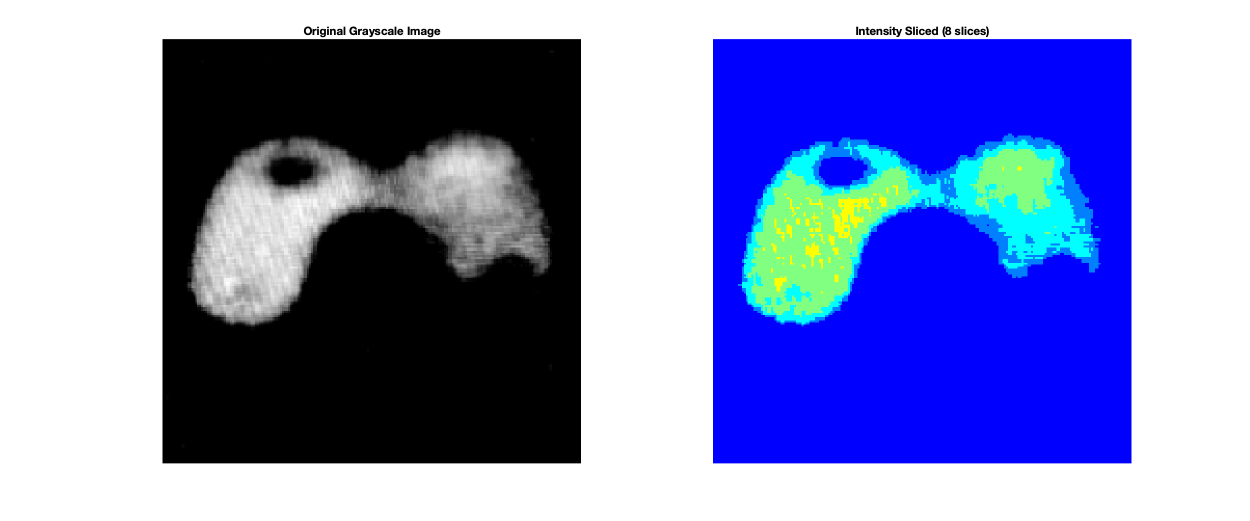
%> input picture Digital Image Processing/Class6/Figure/picker_phantom_comparison.png, 2500 x 1042 px, given in place of Fig0637(a)(caster_stand_original).tif, which was not available (shown at 1/2 size)
$ octave Project4.m   (GNU Octave 9; MATLAB toolbox functions it lacks are replaced by stand-ins)
%> lines starting %> are read from the running program, lines starting %| are printed output that depends on the picture; pictures that were not available may be replaced by others from this repository, and a replacement may not be noted
% 设置输入、输出路径
imgFile = '/Users/youngbean/Documents/Github/Misc-Projects/Digital Image Processing/Class6/IMAGES/Fig0637(a)(caster_stand_original).tif';
outputFolder = '/Users/youngbean/Documents/Github/Misc-Projects/Digital Image Processing/Class6/Figure';


% 读入图像并转 double [0,1]
I_rgb = imread(imgFile);
%> I_rgb is the input picture: size 1042x2500x3 uint8; mean R, G, B 128.4, 137.4, 190.6
I_rgb = im2double(I_rgb);
%> I_rgb: size 1042x2500x3 double

% 转到 HSV，获取 H/S/V
I_hsv = rgb2hsv(I_rgb);
%> I_hsv: size 1042x2500x3 double; mean H, S, V 0.169, 0.261, 0.762
H = I_hsv(:,:,1);
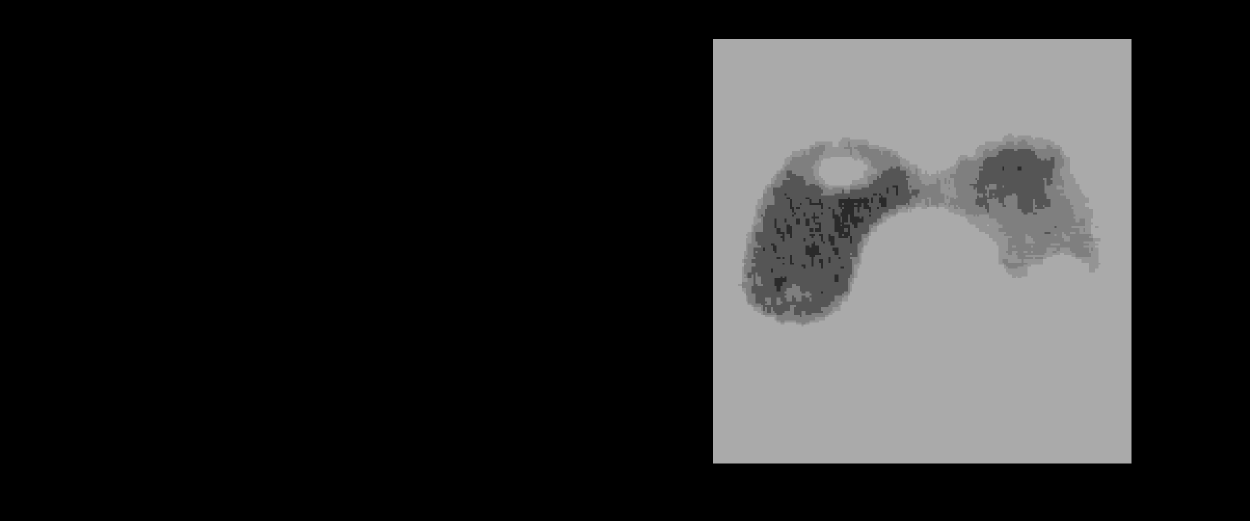
%> H: size 1042x2500 double (shown at 1/2 size); min 0, max 0.667, mean 0.169
S = I_hsv(:,:,2);
V = I_hsv(:,:,3);
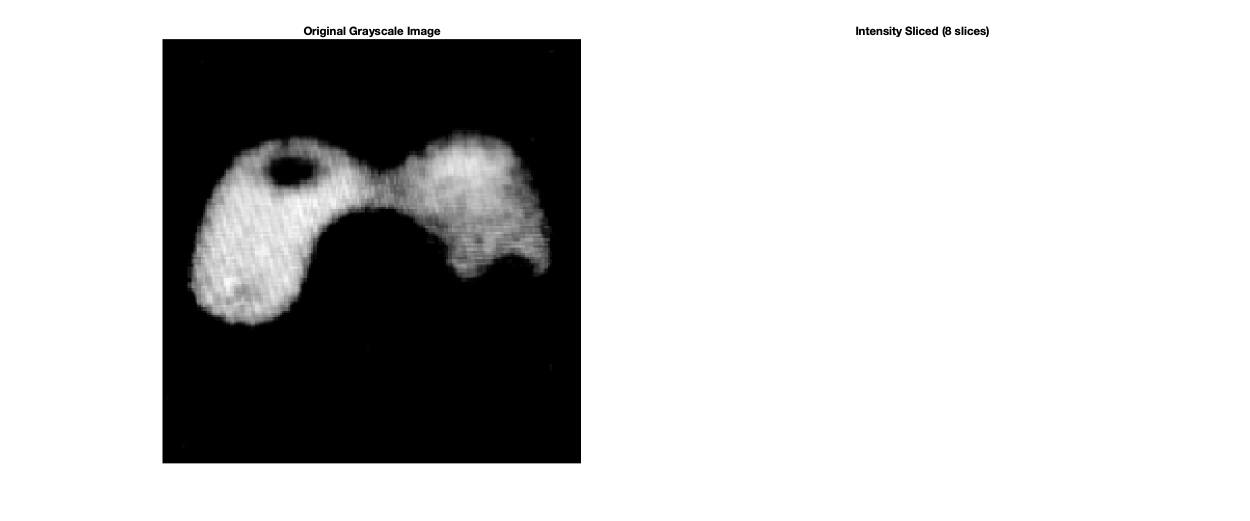
%> V: size 1042x2500 double (shown at 1/2 size); min 0, max 1, mean 0.762

% (a) 显示 原图 V 分量直方图
fig_a = figure('Name','(a) Original Intensity (Value) Histogram','Position',[50,200,1200,400]);
subplot(1,2,1);
imshow(I_rgb);
title('Original RGB Image');

subplot(1,2,2);
imhist(V);
title('Histogram of Original Intensity (V)');

% 保存 (a)
saveas(fig_a, fullfile(outputFolder, 'Fig_a_Original.png'));
close(fig_a);

% (b) 对 V 分量做直方图均衡化，不改 H 和 S
V_eq = histeq(V);  % 对亮度分量做直方图均衡化
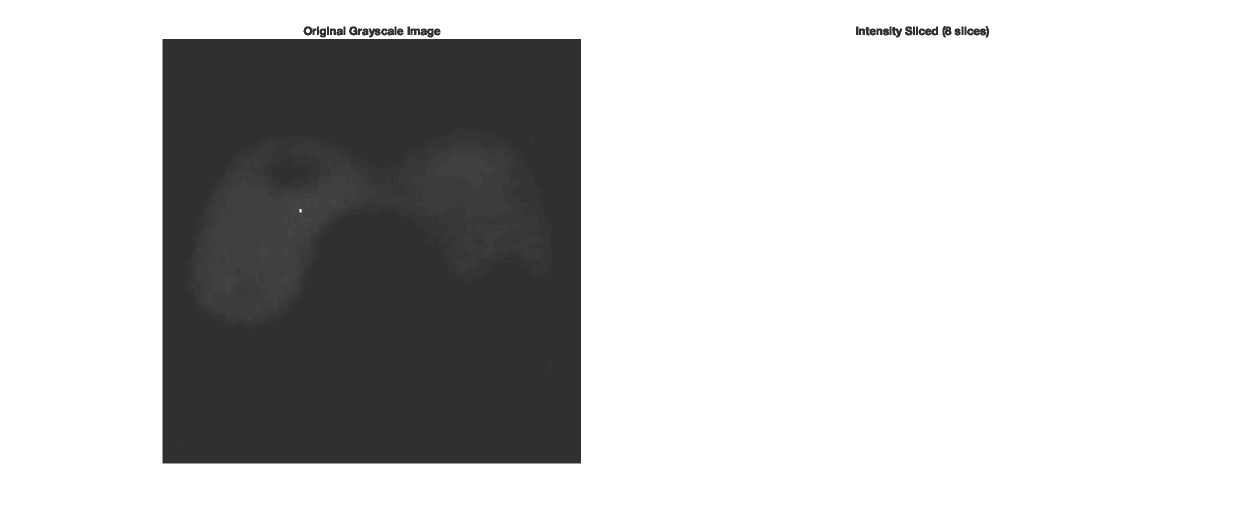
%> V_eq: size 1042x2500 double (shown at 1/2 size); min 0.19, max 1, mean 0.78
I_hsv_eq = cat(3, H, S, V_eq);
%> I_hsv_eq: size 1042x2500x3 double; mean H, S, V 0.169, 0.261, 0.78
I_rgb_eq = hsv2rgb(I_hsv_eq);

% 显示均衡化结果及直方图
fig_b = figure('Name','(b) Histogram Equalization on V','Position',[100,200,1200,400]);
subplot(1,2,1);
imshow(I_rgb_eq);
title('Histogram Equalized (V only)');

subplot(1,2,2);
imhist(V_eq);
title('Histogram of Equalized V');

saveas(fig_b, fullfile(outputFolder, 'Fig_b_EqualizedV.png'));
close(fig_b);

% 对比 (b) 的结果与原图
fig_b_cmp = figure('Name','(b) Compare Original and Equalized','Position',[150,250,1200,400]);
subplot(1,2,1);
imshow(I_rgb);
title('Original RGB');

subplot(1,2,2);
imshow(I_rgb_eq);
title('Equalized (V)');

saveas(fig_b_cmp, fullfile(outputFolder, 'Fig_b_Compare.png'));
close(fig_b_cmp);

% (c) 在 (b) 的基础上，“增加饱和度 S”
% 适度提高 (比如 +30%)，并截断到最大值 1
S_boost = 1.3 * S;
S_boost(S_boost > 1) = 1;
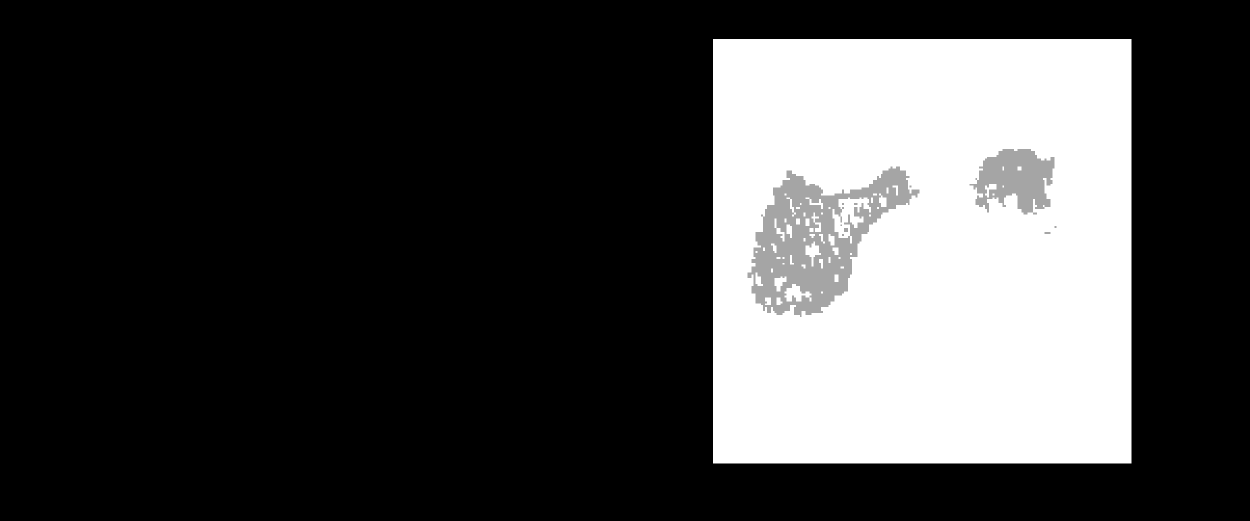
%> S_boost: size 1042x2500 double (shown at 1/2 size); min 0, max 1, mean 0.265

% 保持 V_eq 不变，组合新的 HSV
I_hsv_boosted = cat(3, H, S_boost, V_eq);
%> I_hsv_boosted: size 1042x2500x3 double; mean H, S, V 0.169, 0.265, 0.78
I_rgb_boosted = hsv2rgb(I_hsv_boosted);
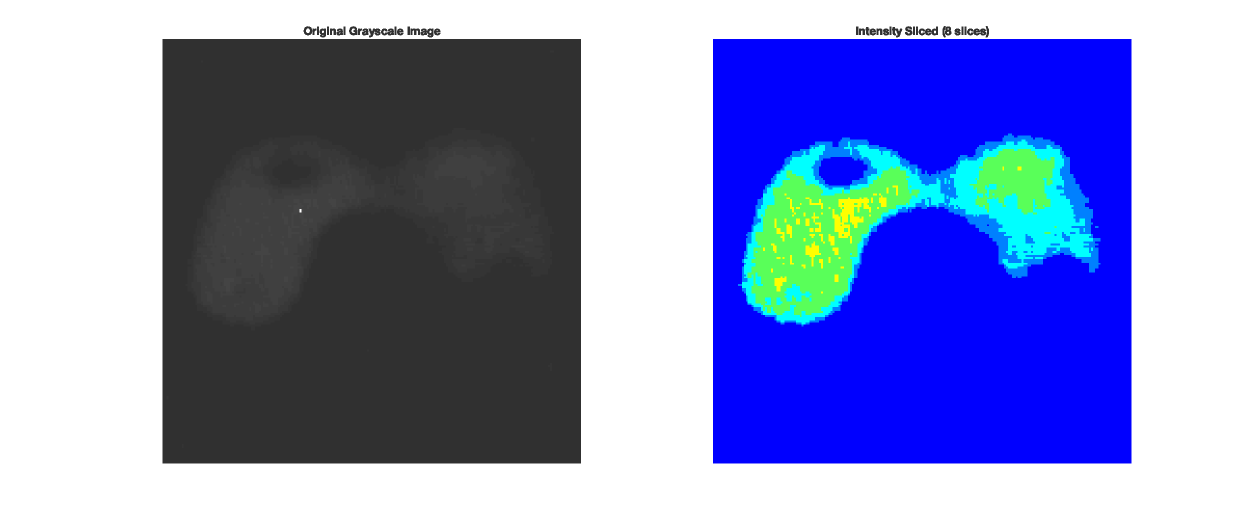
%> I_rgb_boosted: size 1042x2500x3 double (shown at 1/2 size); mean R, G, B 0.518, 0.557, 0.762

% 显示结果
fig_c = figure('Name','(c) Increased Saturation','Position',[200,300,1200,400]);
subplot(1,2,1);
imshow(I_rgb_boosted);
title('Equalized(V) + Boosted(S)');

subplot(1,2,2);
imhist(I_hsv_boosted(:,:,3));
title('Histogram of V after Saturation Boost (same as eq)');
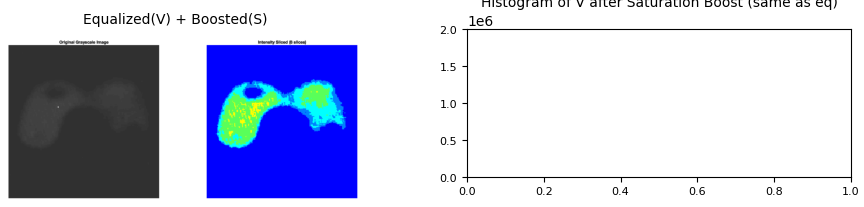
%> figure redrawn from the program's plot data, 2 panels

saveas(fig_c, fullfile(outputFolder, 'Fig_c_BoostedS.png'));
close(fig_c);

% 与 (b) 只做 V_eq 的结果进行对比
fig_c_cmp = figure('Name','(c) Compare with (b)','Position',[250,350,1200,400]);
subplot(1,2,1);
imshow(I_rgb_eq);
title('From (b) : V_{eq}');

subplot(1,2,2);
imshow(I_rgb_boosted);
title('From (c) : V_{eq} + S_{boost}');

saveas(fig_c_cmp, fullfile(outputFolder, 'Fig_c_Compare.png'));
close(fig_c_cmp);

% (d) 显示 (c) 最终图像亮度分量直方图，并与 (a) 对比
V_after_c = I_hsv_boosted(:,:,3);  % 仍然是 V_eq

fig_d = figure('Name','(d) Compare final V histogram vs. original','Position',[300,400,1200,400]);
subplot(1,2,1);
imhist(V_after_c);
title('Histogram of final image (V)');

subplot(1,2,2);
imhist(V);
title('Histogram of original image (V)');
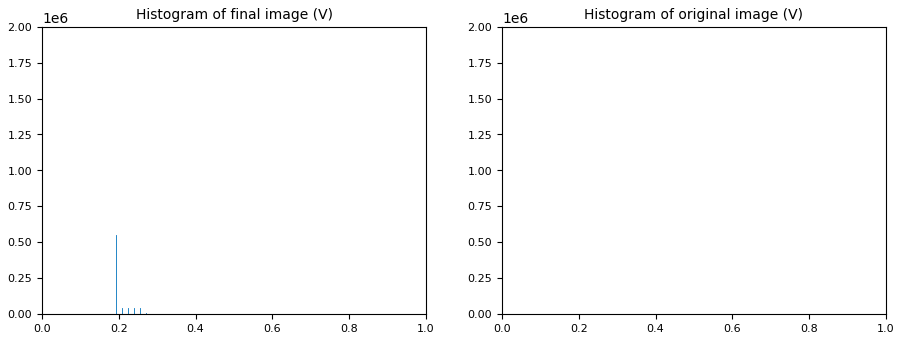
%> figure redrawn from the program's plot data, 2 panels; panel 1: highest point at x = 1, y = 1888754

saveas(fig_d, fullfile(outputFolder, 'Fig_d_FinalHistogram.png'));
